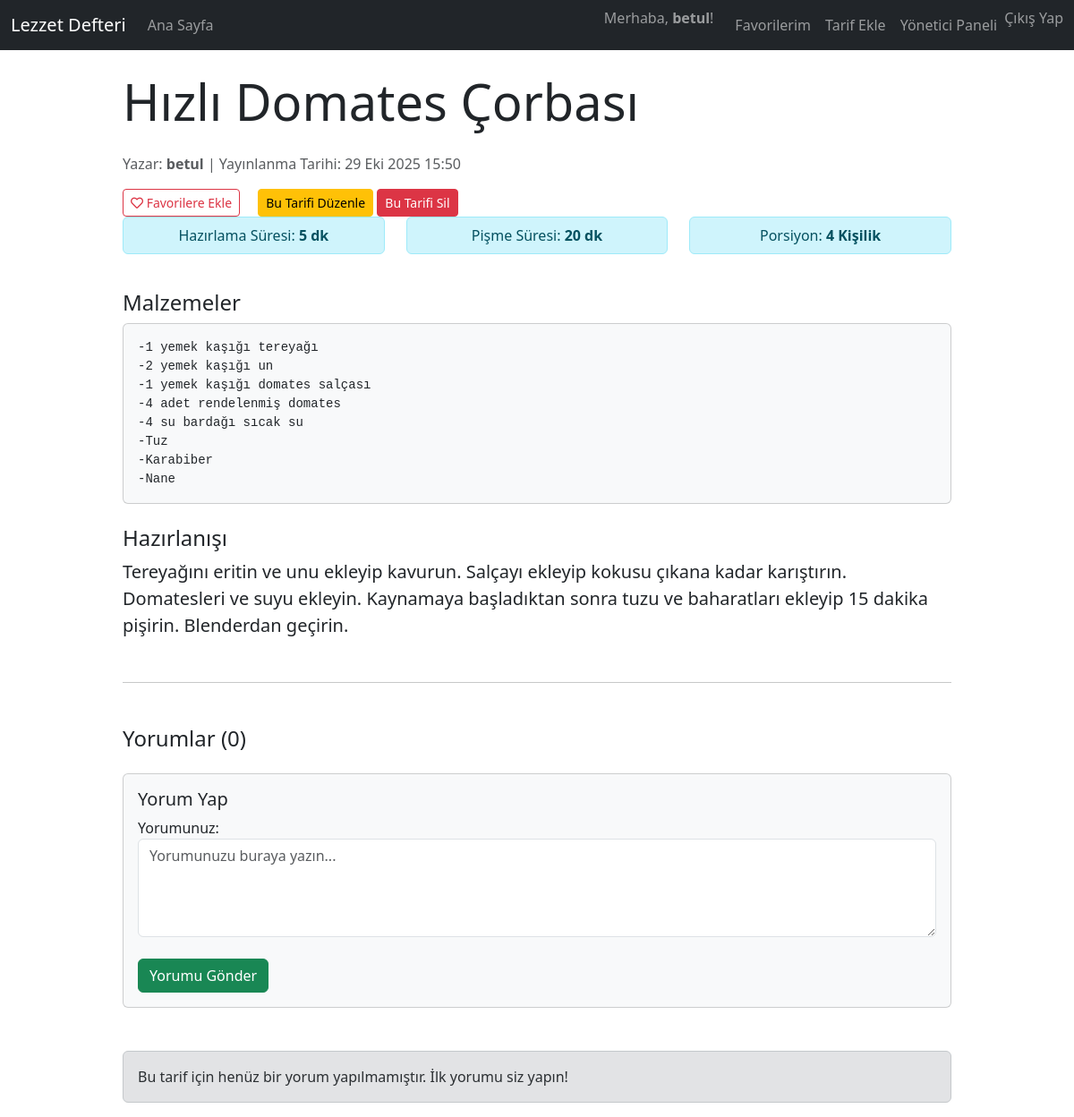
The page /tarifler/2/ (signed in) on the database its author committed.
### tarifler/models.py (models this page shows, shortened)
class Tarif(models.Model):
    baslik = models.CharField(max_length=200) # Tarifin başlığı
    aciklama = models.TextField() # Tarifin kısa açıklaması
    malzemeler = models.TextField() # Malzemeler listesi
    hazirlama_suresi = models.IntegerField(help_text="Dakika")
    pisme_suresi = models.IntegerField(help_text="Dakika")
    porsiyon_sayisi = models.IntegerField(default=1)
    yayinlanma_tarihi = models.DateTimeField(auto_now_add=True)
    guncelleme_tarihi = models.DateTimeField(auto_now=True)
    yazar = models.ForeignKey(User, on_delete=models.CASCADE, default=1)
    class Meta:
        verbose_name = "Tarif"
        verbose_name_plural = "Tarifler"
        ordering = ['-yayinlanma_tarihi']

### tarifler/views.py (the view)
# urls.py: path('<int:pk>/', views.tarif_detay, name='tarif_detay'),
def tarif_detay(request, pk):
    tarif = get_object_or_404(Tarif, pk=pk)
    is_favori = False
    if request.user.is_authenticated:
        if Favori.objects.filter(kullanici=request.user, tarif=tarif).exists():
            is_favori = True
    if request.method == 'POST':
        if not request.user.is_authenticated:
            messages.error(request, "Yorum yapabilmek için lütfen giriş yapın.")
            return redirect('giris')
        if 'icerik' in request.POST:
            form = YorumForm(request.POST)
            if form.is_valid():
                yeni_yorum = form.save(commit=False)
                yeni_yorum.tarif = tarif
                yeni_yorum.yazar = request.user
                yeni_yorum.save()
                messages.success(request, "Yorumunuz başarıyla eklendi.")
                return redirect('tarif_detay', pk=tarif.pk)
    else:
        form = YorumForm()
    yorumlar = tarif.yorumlar.all() # Modeldeki related_name='yorumlar' ile çekiliyor
    context = {
        'tarif': tarif,
        'is_favori': is_favori,
        'yorumlar': yorumlar,
        'yorum_formu': form,
        'title': tarif.baslik,
    }
    return render(request, 'tarifler/tarif_detay.html', context)

### tarifler/forms.py
class YorumForm(forms.ModelForm):
    icerik = forms.CharField(
        widget=forms.Textarea(attrs={'placeholder': 'Yorumunuzu buraya yazın...', 'rows': 4}),
        label='Yorumunuz'
    )
    class Meta:
        model = Yorum
        fields = ('icerik',)
    def __init__(self, *args, **kwargs):
        super(YorumForm, self).__init__(*args, **kwargs)
        self.fields['icerik'].widget.attrs['class'] = 'form-control'

### tarifler/templates/tarifler/tarif_detay.html (shortened to what this page needs)
{% extends "base.html" %}
{% block content %}
    <div class="row">
        <div class="col-lg-10 offset-lg-1">
            <h1 class="display-4 mb-4">{{ tarif.baslik }}</h1>
            <p class="text-muted">
                Yazar: <strong>{{ tarif.yazar.username }}</strong> | Yayınlanma Tarihi: {{ tarif.yayinlanma_tarihi|date:"d M Y H:i" }}
            </p>
            {% if user.is_authenticated %}
                <form method="POST" action="{% url 'favori_ekle_kaldir' tarif_id=tarif.pk %}" class="d-inline me-3">
                    {% if is_favori %}
                        <button type="submit" class="btn btn-danger btn-sm">
                            <i class="fas fa-heart"></i> Favorilerden Kaldır
                        </button>
                    {% else %}
                        <button type="submit" class="btn btn-outline-danger btn-sm">
                            <i class="far fa-heart"></i> Favorilere Ekle
                        </button>
                    {% endif %}
                </form>
            {% endif %}
            {% if tarif.yazar == user %}
                <div class="mb-4 d-inline">
                    <a href="{% url 'tarif_duzenle' pk=tarif.pk %}" class="btn btn-warning btn-sm">Bu Tarifi Düzenle</a>
                    <a href="{% url 'tarif_sil' pk=tarif.pk %}" class="btn btn-danger btn-sm">Bu Tarifi Sil</a>
                </div>
            {% endif %}
            <div class="row mb-4">
                <div class="col-md-4">
                    <div class="alert alert-info py-2 text-center">Hazırlama Süresi: <strong>{{ tarif.hazirlama_suresi }} dk</strong></div>
                </div>
                <div class="col-md-4">
                    <div class="alert alert-info py-2 text-center">Pişme Süresi: <strong>{{ tarif.pisme_suresi }} dk</strong></div>
                </div>
                <div class="col-md-4">
                    <div class="alert alert-info py-2 text-center">Porsiyon: <strong>{{ tarif.porsiyon_sayisi }} Kişilik</strong></div>
                </div>
            </div>
            <h2 class="h4 mt-4">Malzemeler</h2>
            <div class="card card-body bg-light mb-4">
                <pre class="mb-0">{{ tarif.malzemeler }}</pre>
            </div>
            <h2 class="h4">Hazırlanışı</h2>
            <p class="lead">{{ tarif.aciklama|linebreaksbr }}</p>
            <hr class="my-5">
            <h2 class="h4 mb-4">Yorumlar ({{ yorumlar.count }})</h2>
            {% if user.is_authenticated %}
                <div class="card card-body bg-light mb-5">
                    <h5 class="card-title">Yorum Yap</h5>
                    <form method="post">
                        {{ yorum_formu.as_p }}
                        <button type="submit" class="btn btn-success mt-2">Yorumu Gönder</button>
                    </form>
                </div>
            {% else %}
                <div class="alert alert-warning text-center mb-5">
                    Yorum yapabilmek için lütfen <a href="{% url 'giris' %}" class="alert-link">Giriş Yapın</a>.
                </div>
            {% endif %}
            <div class="yorum-listesi">
                {% if yorumlar %}
                    {% for yorum in yorumlar %}
                        <div class="card mb-3">
                            <div class="card-body">
                                <h6 class="card-subtitle mb-2 text-muted">
                                    <i class="fas fa-user-circle"></i> <strong>{{ yorum.yazar.username }}</strong>
                                    <small class="float-end">{{ yorum.olusturma_tarihi|date:"d M Y H:i" }}</small>
                                </h6>
                                <p class="card-text">{{ yorum.icerik|linebreaksbr }}</p>
                            </div>
                        </div>
                    {% endfor %}
                {% else %}
                    <div class="alert alert-secondary">
                        Bu tarif için henüz bir yorum yapılmamıştır. İlk yorumu siz yapın!
                    </div>
                {% endif %}
            </div>
            </div>
    </div>
{% endblock content %}

### templates/base.html (shortened to what this page needs)
{% load static %}
<!DOCTYPE html>
<html lang="tr">
<head>
    <link href="https://cdn.jsdelivr.net/npm/bootstrap@5.3.3/dist/css/bootstrap.min.css" rel="stylesheet">
    <link rel="stylesheet" href="https://cdnjs.cloudflare.com/ajax/libs/font-awesome/5.15.4/css/all.min.css">
</head>
<body>
    <nav class="navbar navbar-expand-lg navbar-dark bg-dark">
        <div class="container-fluid">
            <a class="navbar-brand" href="{% url 'anasayfa' %}">Lezzet Defteri</a>
            <div class="collapse navbar-collapse" id="navbarNav">
                <ul class="navbar-nav me-auto">
                    <li class="nav-item">
                        <a class="nav-link" href="{% url 'anasayfa' %}">Ana Sayfa</a>
                    </li>
                </ul>
                <ul class="navbar-nav">
                    {% if user.is_authenticated %}
                        <li class="nav-item">
                            <span class="navbar-text me-3">
                                Merhaba, <strong>{{ user.username }}</strong>!
                            </span>
                        </li>
                        <li class="nav-item">
                            <a class="nav-link" href="{% url 'favori_listesi' %}">Favorilerim</a>
                        </li>
                        <li class="nav-item">
                            <a class="nav-link" href="{% url 'tarif_ekle' %}">Tarif Ekle</a>
                        </li>
                        {% if user.is_superuser %}
                            <li class="nav-item">
                                <a class="nav-link" href="{% url 'admin:index' %}">Yönetici Paneli</a>
                            </li>
                        {% endif %}
                        <li class="nav-item">
                            <form method="POST" action="{% url 'cikis' %}" class="d-inline">
                                <button type="submit" class="btn btn-link nav-link p-0" style="color: rgba(255,255,255,.55);">
                                    Çıkış Yap
                                </button>
                            </form>
                        </li>
                    {% endif %}
                </ul>
            </div>
        </div>
    </nav>
    <div class="container mt-4">
        {% block content %}
        {% endblock %}
    </div>
</body>
</html>

### rows shown on the page
Tarif: baslik "Hızlı Domates Çorbası", yazar.username "betul", yayinlanma_tarihi "29 Eki 2025 15:50", hazirlama_suresi "5", pisme_suresi "20", porsiyon_sayisi "4", malzemeler "-1 yemek kaşığı tereyağı -2 yemek kaşığı un -1 yemek kaşığı domates salçası -4 adet rendelenmiş domates -4 su bardağı sıcak su -Tuz -Karabiber -Nane", aciklama "Tereyağını eritin ve unu ekleyip kavurun. Salçayı ekleyip kokusu çıkana kadar karıştırın. Domatesleri ve suyu ekleyin. Kaynamaya başladıktan sonra tuzu ve baharatları ekleyip 15 dakika pişirin. Blenderdan geçirin.", count "0"

### other values the page prints
{{ user.username }} "betul"
